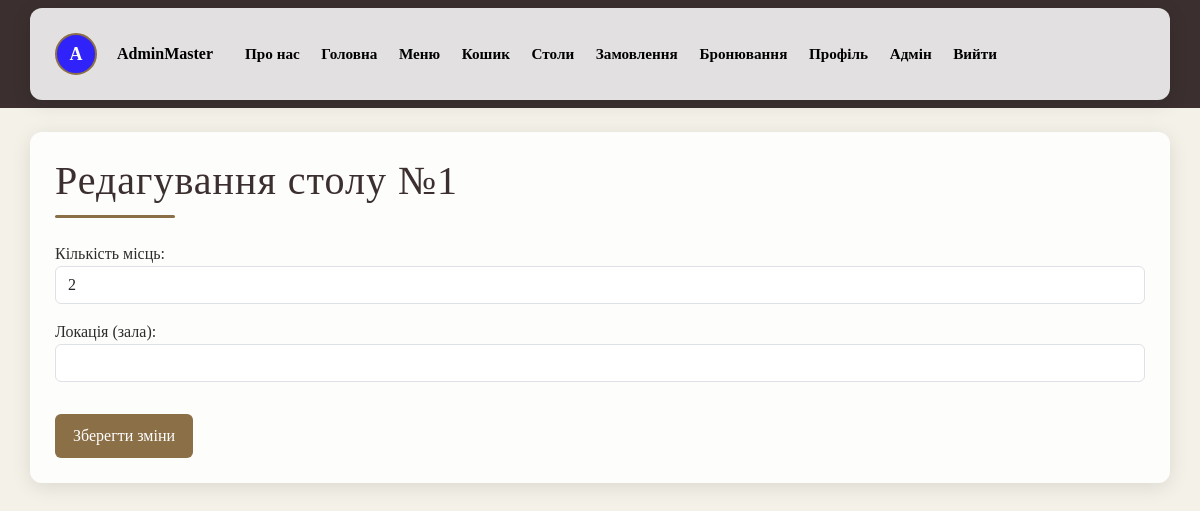
Page /admin/table/edit/1/ (signed in) on the committed database.
### database.py (models this page shows, shortened)
class Base(DeclarativeBase):
    def create_db(self):
        Base.metadata.create_all(engine)
    def drop_db(self):
        Base.metadata.drop_all(engine)

class Users(UserMixin, Base):
    __tablename__ = "users"
    id: Mapped[int] = mapped_column(primary_key=True)
    nickname: Mapped[str] = mapped_column(String(100), unique=True)
    email: Mapped[str] = mapped_column(String(150), unique=True)
    password: Mapped[str] = mapped_column(String(100))
    status_admin: Mapped[bool] = mapped_column(Boolean, default=False)
    avatar_color: Mapped[str] = mapped_column(String(20), nullable=True)
    avatar_letter: Mapped[str] = mapped_column(String(2), nullable=True)
    avatar_image: Mapped[str] = mapped_column(String(200), nullable=True)
    orders = relationship("Orders", back_populates="user", cascade="all, delete")
    reservations = relationship("Reservations", back_populates="user", cascade="all, delete")

class Tables(Base):
    __tablename__ = "tables"
    id: Mapped[int] = mapped_column(primary_key=True)
    seats: Mapped[int] = mapped_column(Integer)
    location: Mapped[str] = mapped_column(String(100), nullable=True)
    reservations = relationship("ReservationTables", back_populates="table", cascade="all, delete")

### main.py (the view, shortened to what this page needs)
@app.route('/admin/table/edit/<int:table_id>/', methods=['GET', 'POST'])
@login_required
@admin_required
def admin_edit_table(table_id):
    table = get_table_by_id(table_id)
    if not table:
        flash("Стіл не знайдено", "danger")
        return redirect(url_for('admin_tables'))
    return render_template('admin_edit_table.html', table=table)

### database.py (called while the page is built)
def search_user(user_id):
    with Session() as session:
        user = session.query(Users).filter_by(id=user_id).first()
        return user

def get_table_by_id(table_id: int):
    with Session() as session:
        table = session.query(Tables).filter_by(id=table_id).first()
        if table:
            session.refresh(table)
        return table

### main.py (called while the page is built)
@login_manager.user_loader
def load_user(user_id):
    return search_user(user_id)

def admin_required(func):
    @wraps(func)
    def wrapper(*args, **kwargs):
        if not current_user.is_authenticated or not current_user.status_admin:
            flash("У вас немає прав адміністратора", "danger")
            return redirect(url_for('home'))
        return func(*args, **kwargs)
    return wrapper

### templates/admin_edit_table.html (shortened to what this page needs)
{% extends "base.html" %}
{% block content %}
<h1>Редагування столу №{{ table.id }}</h1>
<div class="decor-line"></div>
<form method="POST" class="mt-4">
    <label>Кількість місць:</label>
    <input type="number" name="seats" class="form-control mb-3" value="{{ table.seats }}">
    <label>Локація (зала):</label>
    <input type="text" name="location" class="form-control mb-3" value="{{ table.location or '' }}">
    <button class="btn btn-custom mt-3">Зберегти зміни</button>
</form>
{% endblock %}

### templates/base.html (shortened to what this page needs)
<!DOCTYPE html>
<html lang="en">
<head>
    <link href="https://cdn.jsdelivr.net/npm/bootstrap@5.3.8/dist/css/bootstrap.min.css" rel="stylesheet"
>
</head>
<body>
    <nav class="navbar navbar-dark bg-dark mb-4">
        <div class="container d-flex flex-wrap align-items-center gap-2 gap-md-3">
            {% if current_user.is_authenticated %}
            {% if current_user.avatar_image %}
            <img src="{{ url_for('static', filename='images/profile/' + current_user.avatar_image) }}" class="avatar">
            {% else %}
            <div class="avatar-circle" style="background: {{ current_user.avatar_color }}">
                {{ current_user.avatar_letter }}
            </div>
            {% endif %}
            <span class="ms-1 navbar-user me-2 me-md-3">{{ current_user.nickname }}</span>
            <a class="navbar-brand py-1" href="{{ url_for('about_us') }}">Про нас</a>
            <a class="navbar-brand py-1" href="{{ url_for('home_page') }}">Головна</a>
            <a class="navbar-brand py-1" href="{{ url_for('menu') }}">Меню</a>
            <a class="navbar-brand py-1" href="{{ url_for('cart') }}">Кошик</a>
            <a class="navbar-brand py-1" href="{{ url_for('tables') }}">Столи</a>
            <a class="navbar-brand py-1" href="{{ url_for('orders') }}">Замовлення</a>
            <a class="navbar-brand py-1" href="{{ url_for('reservations') }}">Бронювання</a>
            <a class="navbar-brand py-1" href="{{ url_for('profile') }}">Профіль</a>
            {% if current_user.status_admin %}
            <a class="navbar-brand py-1" href="{{ url_for('admin_dashboard') }}">Адмін</a>
            {% endif %}
            <a class="navbar-brand py-1" href="javascript:void(0)" onclick="confirmLogout()">Вийти</a>
            {% else %}
            <a class="navbar-brand py-1" href="{{ url_for('about_us') }}">Про нас</a>
            <a class="navbar-brand py-1" href="{{ url_for('login') }}">Увійти</a>
            <a class="navbar-brand py-1" href="{{ url_for('register') }}">Зареєструватись</a>
            {% endif %}
        </div>
    </nav>
    <main class="container">
        {% block content %}
        {% endblock %}
    </main>
</body>
</html>

### templates/base.html (style rules this page uses)
.avatar-circle { width: 40px; height: 40px; border-radius: 50%; color: white; font-weight: bold; display: flex; justify-content: center; align-items: center; font-size: 18px; }
body { background: #f4f1e8; font-family: "Georgia", "Times New Roman", serif; color: #2c2c2c; }
.container { background: rgba(255, 255, 255, 0.85); padding: 25px; border-radius: 12px; box-shadow: 0 4px 20px rgba(0, 0, 0, 0.1); }
h1, h2, h3 { font-family: "Cinzel", serif; letter-spacing: 1px; color: #3b2f2f; }
.decor-line { width: 120px; height: 3px; background: #8b6f47; margin: 10px 0 20px 0; border-radius: 2px; }
.btn-custom { background: #8b6f47; color: white; border: none; padding: 10px 18px; border-radius: 6px; transition: 0.3s; }
input, textarea, select { border: 1px solid #c8b79b; border-radius: 6px; padding: 10px; background: #fffdf8; }
.avatar-circle { width: 42px; height: 42px; border-radius: 50%; color: white; font-weight: bold; display: flex; justify-content: center; align-items: center; font-size: 18px; border: 2px solid #8b6f47; }
.navbar { background: #3b2f2f !important; }
.navbar>.container { justify-content: flex-start !important; }
.navbar .navbar-brand { color: #000000 !important; font-family: "Cinzel", serif; font-weight: 600; font-size: 0.95rem; margin-right: 0.35rem; text-shadow: none; transition: color 0.2s, transform 0.2s; }
.navbar .navbar-user { color: #000000 !important; font-weight: 600; text-shadow: none; }

### rows in the picture
Users: avatar_letter "A", nickname "AdminMaster"
Tables: id "1", seats "2"
